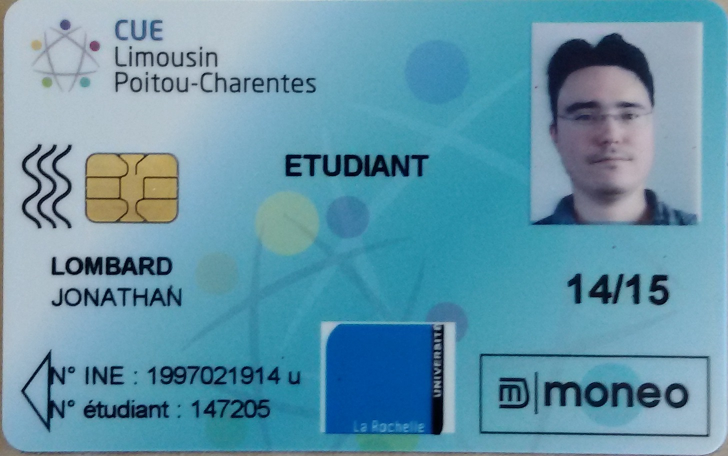
#> input picture ressources/carteetudiant1.jpg, 1456 x 912 px (shown at 1/2 size)
$ python -i CardAnalyser.py   (imports and definitions only)
#> lines starting #> are read from the running program, lines starting #| are printed output that depends on the picture
import cv2
import pytesseract
from pytesseract import Output

# path to point to tesseract.exe
# pytesseract.pytesseract.tesseract_cmd = r'C:\Program Files\Tesseract-OCR\tesseract.exe'

class CardAnalyzer:
    def __init__(self):
        # Load the Face Detector (haarcascade_frontalface_default.xml)
        self.face_cascade = cv2.CascadeClassifier('haarcascade_frontalface_default.xml')

    # Convert the image to grayscale and apply Gaussian blur
    def preprocess_image(self, image):
        gray = cv2.cvtColor(image, cv2.COLOR_BGR2GRAY)
        blurred = cv2.GaussianBlur(gray, (5, 5), 0)
        return gray, blurred

    # This method extracts text and detects faces in the image
    def extract_features(self, image, gray_image):
        features = {
            "text": "",
            "text_coords": [],
            "has_face": False,
            "face_coords": []
        }

        # 1. Text Extraction
        # output_type=Output.DICT gives us a dictionary with 'left', 'top', 'width', 'height', 'text'
        data = pytesseract.image_to_data(gray_image, output_type=Output.DICT)

        full_text_list = []
        n_boxes = len(data['text'])

        for i in range(n_boxes):
            # Filter out empty text and low confidence results (noise)
            if int(data['conf'][i]) > 20:
                word = data['text'][i].strip()
                if word:
                    # Store the word and its coordinates
                    (x, y, w, h) = (data['left'][i], data['top'][i], data['width'][i], data['height'][i])
                    features["text_coords"].append((x, y, w, h))
                    full_text_list.append(word)

        # Join all words to make the full text string for classification
        features["text"] = " ".join(full_text_list).lower()

        # 2. Face Detection
        faces = self.face_cascade.detectMultiScale(
            gray_image,
            scaleFactor=1.1,
            minNeighbors=5,
            minSize=(30, 30)
        )

        if len(faces) > 0:
            features["has_face"] = True
            features["face_coords"] = faces

        return features

    # This method classifies the document based on extracted features and defined rules
    # [86 lines left out: functions classify_document, draw_results, run_video_mode, not called in this run]

    def run_image_mode(self, image_path):
#> called with image_path = 'ressources/carteetudiant1.jpg'
        print(f"--- Processing {image_path} ---")
        img = cv2.imread(image_path)
#> img is the input picture: shape (912, 1456, 3); mean B, G, R 169.4, 149.5, 99.5
        if img is None:
            print("Error: Image not found.")
            return

        # Pipeline
        gray, blurred = self.preprocess_image(img)
#> in preprocess_image, `gray = cv2.cvtColor(image, cv2.COLOR_BGR2GRAY)`:
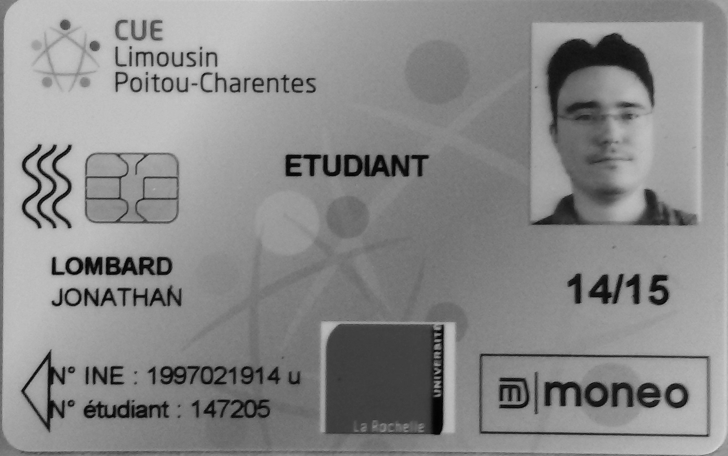
#> gray: shape (912, 1456) (shown at 1/2 size); min 1, max 219, mean 136.8
        features = self.extract_features(img, gray)
        category,scores = self.classify_document(features)

        print(f"Detected Text Snippet: {features['text'][:50]}...")
        print(f"Face Detected: {features['has_face']}")
        print(f"Result: {category}")

        # Show result
        result_img = self.draw_results(blurred, features, category)
        cv2.namedWindow("Result", cv2.WINDOW_NORMAL)
        # 2. Resize the window to something reasonable (e.g., 800x600 or 600x800)
        cv2.resizeWindow("Result", 800, 600)
        cv2.imshow("Result", result_img)
        cv2.waitKey(0)
        cv2.destroyAllWindows()

#> (the run stopped early here; a loop or call above may not have finished)

$ run again, on ressources/carteetudiant2.jpg
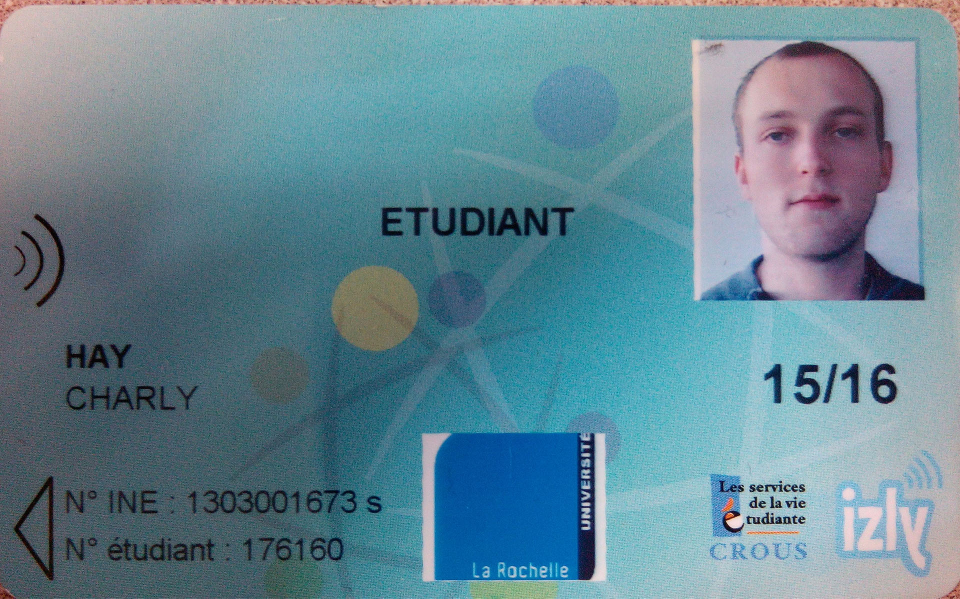
#> input picture ressources/carteetudiant2.jpg, 1920 x 1197 px (shown at 1/2 size)
#> in run_image_mode, img is the input picture: shape (1197, 1920, 3); mean B, G, R 147.1, 134.3, 101.7
#> in preprocess_image, `gray = cv2.cvtColor(image, cv2.COLOR_BGR2GRAY)`:
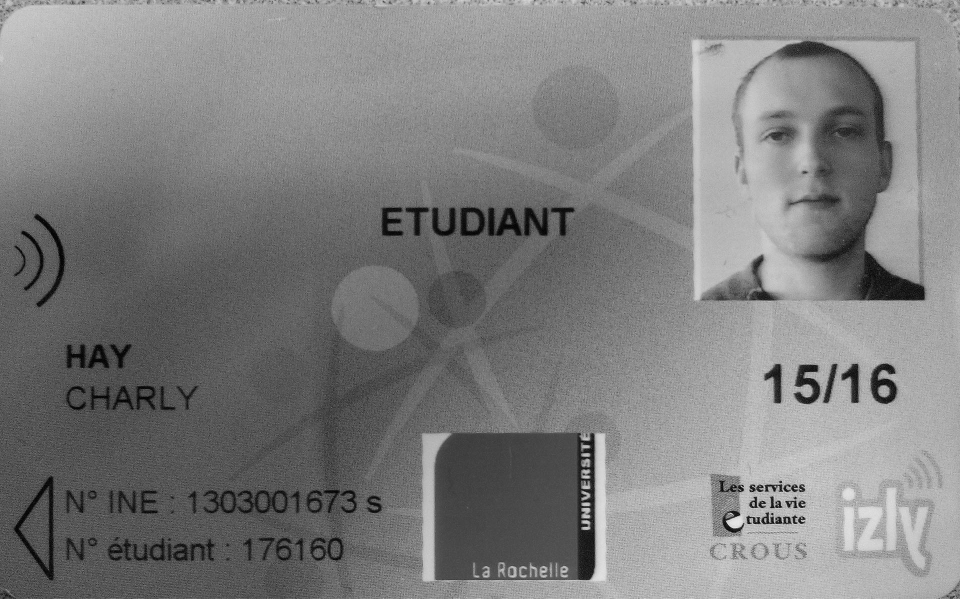
#> gray: shape (1197, 1920) (shown at 1/2 size); min 0, max 248, mean 126

$ run again, on ressources/carteetudiant3.jpg
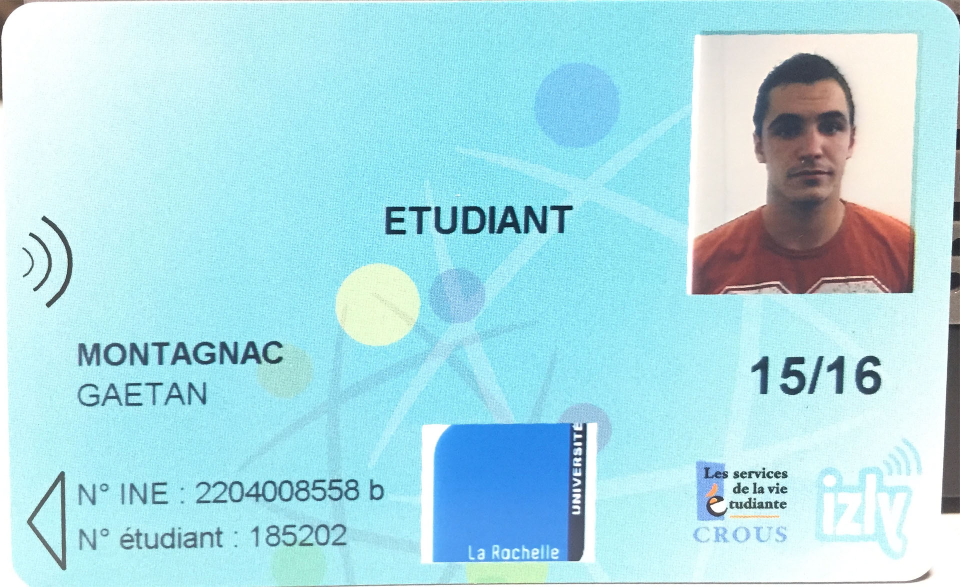
#> input picture ressources/carteetudiant3.jpg, 1920 x 1174 px (shown at 1/2 size)
#> in run_image_mode, img is the input picture: shape (1174, 1920, 3); mean B, G, R 229.8, 221.5, 171.7
#> in preprocess_image, `gray = cv2.cvtColor(image, cv2.COLOR_BGR2GRAY)`:
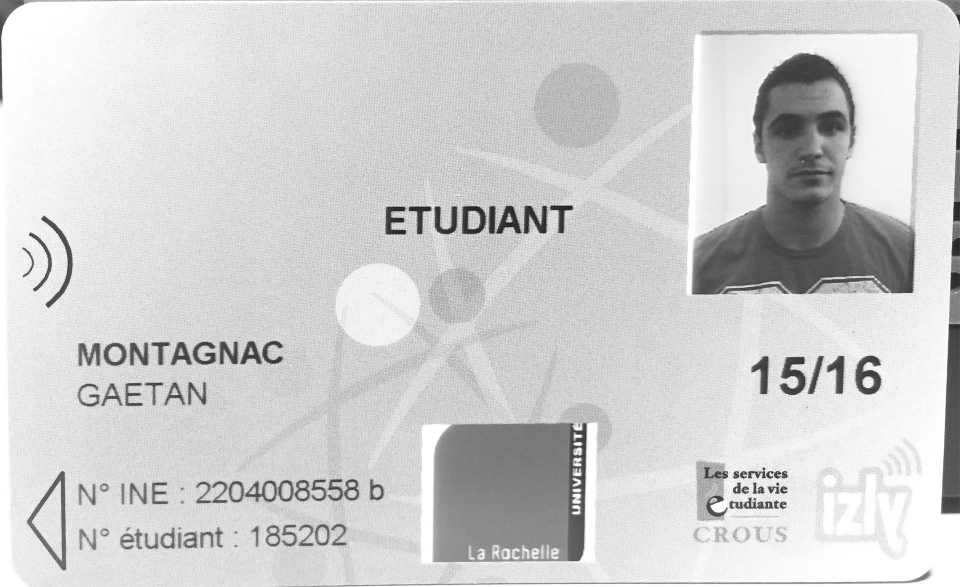
#> gray: shape (1174, 1920) (shown at 1/2 size); min 17, max 255, mean 207.6
